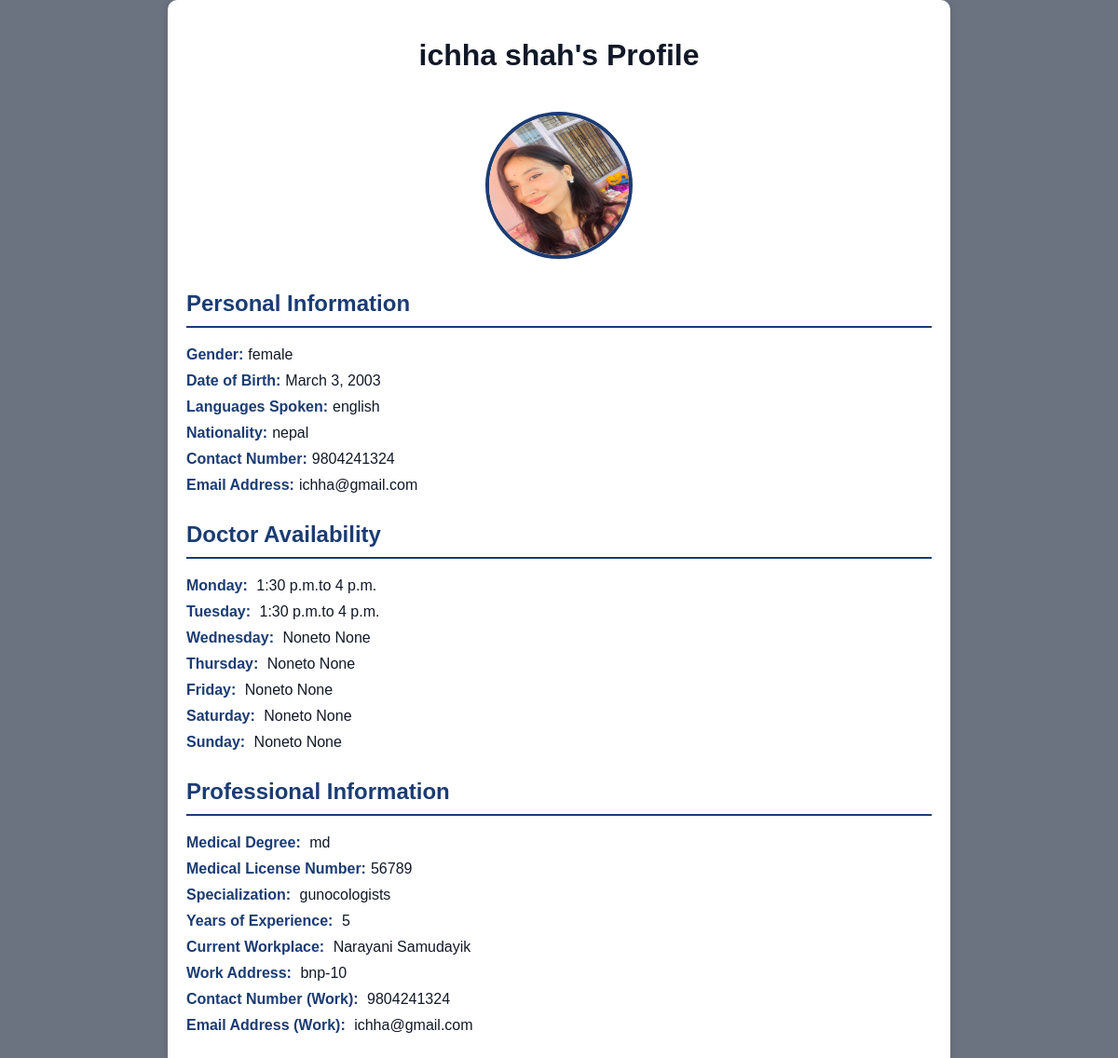
Screenshot of /doctorprofile/33 with the database file from the repository.
### docreg/models.py (models this page shows, shortened)
class Docreg(models.Model):
    id = models.AutoField(primary_key=True)
    fullname=models.CharField(max_length=50)
    gender=models.CharField(max_length=50)
    dob=models.DateField()
    languages=models.CharField(max_length=50)
    nationality=models.CharField(max_length=50)
    contactNumber=models.CharField(max_length=50)
    email=models.EmailField(max_length=50,unique=True)
    medicalDegree=models.CharField(max_length=50)
    licenseNumber=models.CharField(max_length=50)
    specialization=models.CharField(max_length=50)
    experience=models.CharField(max_length=50)
    workplace=models.CharField(max_length=50)
    workAddress=models.CharField(max_length=50)
    workContact=models.CharField(max_length=50)
    workEmail=models.CharField(max_length=50)
    password = models.CharField(max_length=128, null=True, blank=True)
    photo = models.ImageField(upload_to='media/',max_length=250,null=True,default=None)
    monday_start = models.TimeField(null=True, blank=True)
    monday_end = models.TimeField(null=True, blank=True)
    tuesday_start = models.TimeField(null=True, blank=True)
    tuesday_end = models.TimeField(null=True, blank=True)
    wednesday_start = models.TimeField(null=True, blank=True)
    wednesday_end = models.TimeField(null=True, blank=True)
    thursday_start = models.TimeField(null=True, blank=True)
    thursday_end = models.TimeField(null=True, blank=True)
    friday_start = models.TimeField(null=True, blank=True)
    friday_end = models.TimeField(null=True, blank=True)
    saturday_start = models.TimeField(null=True, blank=True)
    saturday_end = models.TimeField(null=True, blank=True)
    sunday_start = models.TimeField(null=True, blank=True)
    sunday_end = models.TimeField(null=True, blank=True)

### mediq/views.py (the view)
# urls.py: path('doctorprofile/<id>',views.doctorprofile,name="doctorprofile"),
def doctorprofile(request,id):
    doclist = Docreg.objects.get(id=id)
    data={
        'doclist':doclist
    }
    return render(request, 'doctorprofile.html',data)

### templates/doctorprofile.html (shortened to what this page needs)
<!DOCTYPE html>
<html lang="en">
<head>
    <link href="https://cdn.jsdelivr.net/npm/remixicon@3.4.0/fonts/remixicon.css" rel="stylesheet" />
    <link rel="stylesheet" href="/static/docprofile.css">
</head>
<body>
    <div class="container">
        <div class="profile-header">
            <h1>{{ doclist.fullname }}'s Profile</h1>
            <img src="/media/{{doclist.photo}}" alt="Doctor Profile Picture">
        </div>
        <div class="profile-details">
            <h2>Personal Information</h2>
            <ul>
                <li><strong>Gender:</strong>{{doclist.gender}}</li>
                <li><strong>Date of Birth:</strong>{{doclist.dob}}</li>
                <li><strong>Languages Spoken:</strong>{{doclist.languages}}</li>
                <li><strong>Nationality:</strong>{{doclist.nationality}}</li>
                <li><strong>Contact Number:</strong>{{doclist.contactNumber}}</li>
                <li><strong>Email Address:</strong>{{doclist.email}}</li>
            </ul>
        </div>
        <div class="profile-details">
            <h2>Doctor Availability</h2>
            <ul>
                <li><strong>Monday:</strong> {{doclist.monday_start}}to {{doclist.monday_end}}</li>
                <li><strong>Tuesday:</strong> {{doclist.tuesday_start}}to {{doclist.tuesday_end}}</li>
                <li><strong>Wednesday:</strong> {{doclist.wednesday_start}}to {{doclist.wednesday_end}}</li>
                <li><strong>Thursday:</strong> {{doclist.thursday_start}}to {{doclist.thursday_end}}</li>
                <li><strong>Friday:</strong> {{doclist.friday_start}}to {{doclist.friday_end}}</li>
                <li><strong>Saturday:</strong> {{doclist.saturday_start}}to {{doclist.saturday_end}}</li>
                <li><strong>Sunday:</strong> {{doclist.sunday_start}}to {{doclist.sunday_end}}</li>
            </ul>
        </div>
        <div class="profile-details">
            <h2>Professional Information</h2>
            <ul>
                <li><strong>Medical Degree:</strong> {{doclist.medicalDegree}}</li>
                <li><strong>Medical License Number:</strong>{{doclist.licenseNumber}}</li>
                <li><strong>Specialization:</strong> {{doclist.specialization}}</li>
                <li><strong>Years of Experience:</strong> {{doclist.experience}}</li>
                <li><strong>Current Workplace:</strong> {{doclist.workplace}}</li>
                <li><strong>Work Address:</strong> {{doclist.workAddress}}</li>
                <li><strong>Contact Number (Work):</strong> {{doclist.workContact}}</li>
                <li><strong>Email Address (Work):</strong> {{doclist.workEmail}}</li>
            </ul>
        </div>
    </div>
</body>
</html>

### static/docprofile.css (style rules this page uses)
:root { --primary-color: #1B3C73; --primary-color-dark: #40679E; --text-dark: #111827; --text-light: #6b7280; --white: #ffffff; }
body { font-family: Arial, sans-serif; margin: 0; padding: 0; background-color: var(--text-light); color: var(--text-dark); }
.container { max-width: 800px; margin: 0 auto; padding: 20px; background-color: var(--white); border-radius: 10px; box-shadow: 0 0 10px rgba(0, 0, 0, 0.1); }
.profile-header { text-align: center; margin-bottom: 30px; }
.profile-header img { width: 150px; height: 150px; border-radius: 50%; margin-top: 20px; border: 4px solid var(--primary-color); }
.profile-details { margin-top: 30px; }
.profile-details h2 { border-bottom: 2px solid var(--primary-color); padding-bottom: 10px; color: var(--primary-color); }
.profile-details ul { list-style-type: none; padding: 0; }
.profile-details ul li { margin-bottom: 10px; color: var(--text-dark); }
.profile-details ul li strong { font-weight: bold; margin-right: 5px; color: var(--primary-color); }

### rows the page displays
Docreg: fullname "ichha shah", photo (picture), gender "female", dob "March 3, 2003", languages "english", nationality "nepal", contactNumber "9804241324", email "ichha@gmail.com", monday_start "1:30 p.m.", monday_end "4 p.m.", tuesday_start "1:30 p.m.", tuesday_end "4 p.m.", wednesday_start "None", wednesday_end "None", thursday_start "None", thursday_end "None", friday_start "None", friday_end "None", saturday_start "None", saturday_end "None", sunday_start "None", sunday_end "None", medicalDegree "md", licenseNumber "56789", specialization "gunocologists", experience "5", workplace "Narayani Samudayik", workAddress "bnp-10", workContact "9804241324", workEmail "ichha@gmail.com"
